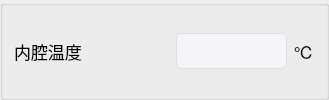
        <widget class="QGroupBox" name="groupBox_7">
         <property name="title">
          <string/>
         </property>
         <layout class="QHBoxLayout" name="horizontalLayout_10" stretch="7,5,1">
          <item>
           <widget class="QLabel" name="label_19">
            <property name="minimumSize">
             <size>
              <width>119</width>
              <height>31</height>
             </size>
            </property>
            <property name="font">
             <font>
              <pointsize>13</pointsize>
             </font>
            </property>
            <property name="text">
             <string>内腔温度</string>
            </property>
            <property name="alignment">
             <set>Qt::AlignLeading|Qt::AlignLeft|Qt::AlignVCenter</set>
            </property>
           </widget>
          </item>
          <item>
           <widget class="QLineEdit" name="l9">
            <property name="enabled">
             <bool>false</bool>
            </property>
            <property name="minimumSize">
             <size>
              <width>0</width>
              <height>31</height>
             </size>
            </property>
            <property name="styleSheet">
             <string notr="true">QLineEdit {
    /* 苹果风格的数据展示LineEdit */
    border: 1px solid #D0D0D0;                  /* 浅灰色边框，模仿macOS的细边框 */
    border-radius: 6px;                         /* 圆角，符合macOS设计 */
    padding: 8px 12px;                         /* 内边距，提供舒适的阅读空间 */
    background-color: #FFFFFF;                 /* 白色背景 */
    color: #333333;                            /* 深灰色文字，提高可读性 */
    font-family: &quot;SF Pro Text&quot;, &quot;Helvetica Neue&quot;, &quot;Lucida Grande&quot;, sans-serif; /* macOS系统字体栈 */
    font-size: 14px;                           /* 默认字体大小 */
    selection-background-color: #007AFF;       /* 选中文本高亮色 (macOS蓝色) */
    selection-color: #FFFFFF;                  /* 选中文本颜色 (白色) */

    /* 只读状态下的特殊样式 */
    /* 注意：Qt中通常使用 setReadOnly(true) 来实现只读，但QSS可以定义其外观 */
}

/* 当LineEdit获得焦点时 (对于数据展示框，如果不需要焦点效果，可以省略或弱化) */
QLineEdit:focus {
    border: 1px solid #007AFF;                 /* 获得焦点时边框变为蓝色 */
    /* 如果作为纯展示框，也可以移除焦点边框变化 */
    /* border: 1px solid #D0D0D0; */
}

/* 禁用状态下的样式 (如果用于展示不可变数据) */
QLineEdit:disabled {
    background-color: #F5F5F7;                 /* macOS禁用元素背景色 */
    color: #333333;                            /* 禁用文字颜色 */
    border: 1px solid #E0E0E0;                 /* 禁用边框颜色 */
}</string>
            </property>
            <property name="readOnly">
             <bool>true</bool>
            </property>
           </widget>
          </item>
          <item>
           <widget class="QLabel" name="label_20">
            <property name="minimumSize">
             <size>
              <width>0</width>
              <height>31</height>
             </size>
            </property>
            <property name="font">
             <font>
              <pointsize>13</pointsize>
             </font>
            </property>
            <property name="text">
             <string>℃</string>
            </property>
            <property name="alignment">
             <set>Qt::AlignCenter</set>
            </property>
           </widget>
          </item>
         </layout>
        </widget>
